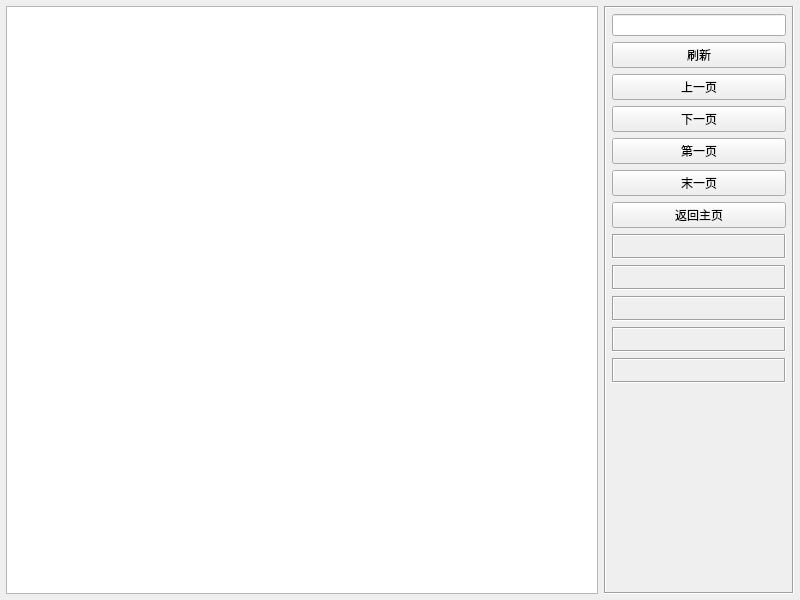
<?xml version="1.0" encoding="UTF-8"?>
<ui version="4.0">
 <class>AllPatients</class>
 <widget class="QWidget" name="AllPatients">
  <property name="geometry">
   <rect>
    <x>0</x>
    <y>0</y>
    <width>800</width>
    <height>600</height>
   </rect>
  </property>
  <property name="windowTitle">
   <string>Form</string>
  </property>
  <layout class="QHBoxLayout" name="horizontalLayout">
   <property name="leftMargin">
    <number>6</number>
   </property>
   <property name="topMargin">
    <number>6</number>
   </property>
   <property name="rightMargin">
    <number>6</number>
   </property>
   <property name="bottomMargin">
    <number>6</number>
   </property>
   <item>
    <widget class="QSplitter" name="splitter">
     <property name="orientation">
      <enum>Qt::Vertical</enum>
     </property>
     <property name="opaqueResize">
      <bool>false</bool>
     </property>
     <widget class="QTableView" name="tableMain">
      <property name="styleSheet">
       <string notr="true"/>
      </property>
     </widget>
    </widget>
   </item>
   <item>
    <widget class="QFrame" name="frameBottom">
     <property name="minimumSize">
      <size>
       <width>190</width>
       <height>0</height>
      </size>
     </property>
     <property name="maximumSize">
      <size>
       <width>190</width>
       <height>16777215</height>
      </size>
     </property>
     <property name="frameShape">
      <enum>QFrame::Box</enum>
     </property>
     <property name="frameShadow">
      <enum>QFrame::Sunken</enum>
     </property>
     <layout class="QVBoxLayout" name="verticalLayout">
      <property name="leftMargin">
       <number>6</number>
      </property>
      <property name="topMargin">
       <number>6</number>
      </property>
      <property name="rightMargin">
       <number>6</number>
      </property>
      <property name="bottomMargin">
       <number>6</number>
      </property>
      <item>
       <widget class="QLineEdit" name="searchEdit"/>
      </item>
      <item>
       <widget class="QPushButton" name="btnSelect">
        <property name="minimumSize">
         <size>
          <width>80</width>
          <height>0</height>
         </size>
        </property>
        <property name="text">
         <string>刷新</string>
        </property>
       </widget>
      </item>
      <item>
       <widget class="QPushButton" name="btnPre">
        <property name="minimumSize">
         <size>
          <width>50</width>
          <height>0</height>
         </size>
        </property>
        <property name="text">
         <string>上一页</string>
        </property>
        <property name="iconSize">
         <size>
          <width>18</width>
          <height>18</height>
         </size>
        </property>
       </widget>
      </item>
      <item>
       <widget class="QPushButton" name="btnNext">
        <property name="minimumSize">
         <size>
          <width>50</width>
          <height>0</height>
         </size>
        </property>
        <property name="text">
         <string>下一页</string>
        </property>
        <property name="iconSize">
         <size>
          <width>18</width>
          <height>18</height>
         </size>
        </property>
       </widget>
      </item>
      <item>
       <widget class="QPushButton" name="btnFirst">
        <property name="minimumSize">
         <size>
          <width>50</width>
          <height>0</height>
         </size>
        </property>
        <property name="text">
         <string>第一页</string>
        </property>
        <property name="iconSize">
         <size>
          <width>18</width>
          <height>18</height>
         </size>
        </property>
       </widget>
      </item>
      <item>
       <widget class="QPushButton" name="btnLast">
        <property name="minimumSize">
         <size>
          <width>50</width>
          <height>0</height>
         </size>
        </property>
        <property name="text">
         <string>末一页</string>
        </property>
        <property name="iconSize">
         <size>
          <width>18</width>
          <height>18</height>
         </size>
        </property>
       </widget>
      </item>
      <item>
       <widget class="QPushButton" name="btnReturn">
        <property name="minimumSize">
         <size>
          <width>50</width>
          <height>0</height>
         </size>
        </property>
        <property name="text">
         <string>返回主页</string>
        </property>
        <property name="iconSize">
         <size>
          <width>18</width>
          <height>18</height>
         </size>
        </property>
       </widget>
      </item>
      <item>
       <widget class="QLabel" name="labPageCount">
        <property name="minimumSize">
         <size>
          <width>0</width>
          <height>25</height>
         </size>
        </property>
        <property name="frameShape">
         <enum>QFrame::Box</enum>
        </property>
        <property name="frameShadow">
         <enum>QFrame::Sunken</enum>
        </property>
        <property name="text">
         <string/>
        </property>
        <property name="alignment">
         <set>Qt::AlignCenter</set>
        </property>
       </widget>
      </item>
      <item>
       <widget class="QLabel" name="labResultCount">
        <property name="minimumSize">
         <size>
          <width>0</width>
          <height>25</height>
         </size>
        </property>
        <property name="frameShape">
         <enum>QFrame::Box</enum>
        </property>
        <property name="frameShadow">
         <enum>QFrame::Sunken</enum>
        </property>
        <property name="text">
         <string/>
        </property>
        <property name="alignment">
         <set>Qt::AlignCenter</set>
        </property>
       </widget>
      </item>
      <item>
       <widget class="QLabel" name="labPageCurrent">
        <property name="minimumSize">
         <size>
          <width>0</width>
          <height>25</height>
         </size>
        </property>
        <property name="frameShape">
         <enum>QFrame::Box</enum>
        </property>
        <property name="frameShadow">
         <enum>QFrame::Sunken</enum>
        </property>
        <property name="text">
         <string/>
        </property>
        <property name="alignment">
         <set>Qt::AlignCenter</set>
        </property>
       </widget>
      </item>
      <item>
       <widget class="QLabel" name="labResultCurrent">
        <property name="minimumSize">
         <size>
          <width>0</width>
          <height>25</height>
         </size>
        </property>
        <property name="frameShape">
         <enum>QFrame::Box</enum>
        </property>
        <property name="frameShadow">
         <enum>QFrame::Sunken</enum>
        </property>
        <property name="text">
         <string/>
        </property>
        <property name="alignment">
         <set>Qt::AlignCenter</set>
        </property>
       </widget>
      </item>
      <item>
       <widget class="QLabel" name="labResult">
        <property name="minimumSize">
         <size>
          <width>0</width>
          <height>25</height>
         </size>
        </property>
        <property name="frameShape">
         <enum>QFrame::Box</enum>
        </property>
        <property name="frameShadow">
         <enum>QFrame::Sunken</enum>
        </property>
        <property name="text">
         <string/>
        </property>
        <property name="alignment">
         <set>Qt::AlignCenter</set>
        </property>
       </widget>
      </item>
      <item>
       <spacer name="verticalSpacer">
        <property name="orientation">
         <enum>Qt::Vertical</enum>
        </property>
        <property name="sizeHint" stdset="0">
         <size>
          <width>20</width>
          <height>40</height>
         </size>
        </property>
       </spacer>
      </item>
     </layout>
    </widget>
   </item>
  </layout>
 </widget>
 <resources/>
 <connections/>
</ui>
